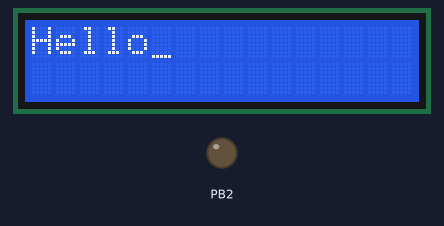
A program run on a simulated ATmega32, built with avr-gcc and emulated at 16 MHz. On the bench: 16×2 character LCD, output pins drawn as LEDs (lit = HIGH). Wiring (inferred from the signals the program sends): character LCD (HD44780): RS PB1; E PB3; data PA4, PA5, PA6, PA7. Pins used as bus, display or sensor lines are not drawn.

Above: at 0.24 s.
At 1.39 s:
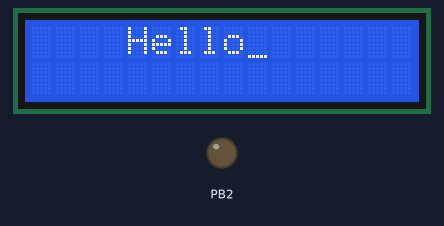
At 2.54 s:
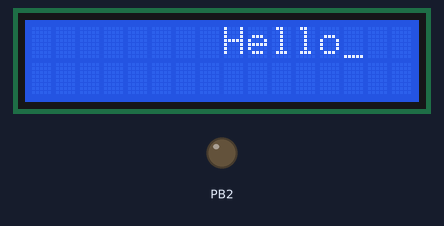
At 4.84 s:
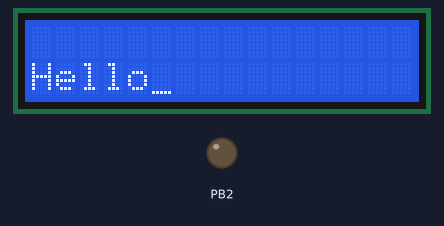
At 7.14 s:
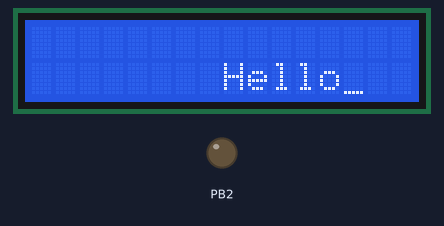
At 9.73 s:
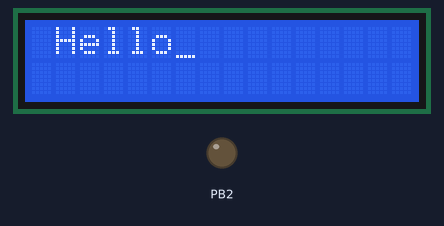

The program:

main.c
```c
#include "Std_Types.h"
#include "LCD_INIT.h"
#include "Dio_Int.h"
#include "Utilities.h"
#include <avr/delay.h>
#include <stdio.h>
#define ArraySize 50
int main(int argc, char **argv) {

	LCD_INIT();
	u8 RowNo = ROW1;
	u8 ColumeNo = COLUME0;

	u8 *ptr = "Hello";


	while (1) {


		while (RowNo == ROW1 && ColumeNo <= COLUME15) {

			RowAndColume_SET(RowNo, ColumeNo);
			LCD_WORD(ptr);
			_delay_ms(250);
			CLEAR_LCD();
			ColumeNo++;

		}

		RowNo = ROW2;
		ColumeNo = COLUME0;

		while (RowNo == ROW2 && ColumeNo <= COLUME15) {
			RowAndColume_SET(RowNo, ColumeNo);
			LCD_WORD(ptr);
			_delay_ms(250);
			CLEAR_LCD();
			ColumeNo++;

		}

		RowNo = ROW1;
		ColumeNo = COLUME0;
	}

}
```

LCD_INIT.h
```c
#ifndef LCD_INIT_H_
#define	LCD_INIT_H_

#include "Std_Types.h"
#include "Dio_Int.h"
#include "Dio_Reg.h"

void LCD_INIT(void);
void LCD_COMMAND(u8 cmd);
void LCD_CHAR(u8 data);
void LCD_WORD(u8 * ptr);
void CLEAR_LCD(void);
void RowAndColume_SET(u8 RowNo, u8 ColumeNo);
#endif
```

LCD_PROG.c
```c
/*
 * LCD_PROG.c
 *
 *  Created on: Sep 25, 2021
 *      Author: ELKHOLY
 */
#ifndef LCD_PROG
#define LCD_PROG

#include "Std_Types.h"
#include "Dio_Int.h"
#include "Dio_Reg.h"
#include "LCD_INIT.h"
#include "avr/delay.h"

void LCD_INIT(void) {
	// set RS, RW, EN
	Dio_SetPinDirection(GroupB, PIN1, OUTPUT);	// RS
	Dio_SetPinDirection(GroupB, PIN2, OUTPUT);	// RW
	Dio_SetPinDirection(GroupB, PIN3, OUTPUT);	// EN

	// set pin data
	Dio_SetPinDirection(GroupA, PIN4, OUTPUT);
	Dio_SetPinDirection(GroupA, PIN5, OUTPUT);
	Dio_SetPinDirection(GroupA, PIN6, OUTPUT);
	Dio_SetPinDirection(GroupA, PIN7, OUTPUT);

	//function set
	_delay_ms(40);

	LCD_COMMAND(0x02); // high
	LCD_COMMAND(0x2B); //

	//display on/off
	_delay_us(40);

	LCD_COMMAND(0x00);
	LCD_COMMAND(0x0E);

	//display clear
	_delay_us(40);

	LCD_COMMAND(0x00);
	LCD_COMMAND(0x01);

	//Enter mode set
	_delay_ms(2);

	LCD_COMMAND(0x00);
	LCD_COMMAND(0x06);

}

void LCD_COMMAND(u8 cmd) {

	Dio_SetPinValue(GroupB, PIN2, LOW); // RW = 0 to write command
	Dio_SetPinValue(GroupB, PIN1, LOW); // RS = 0 to set command

	PORTA = (PORTA & 0x0f) | (cmd & 0xf0);

	Dio_SetPinValue(GroupB, PIN3, HIGH); // EN = 1 to Enable LCD

	_delay_ms(2);

	Dio_SetPinValue(GroupB, PIN3, LOW); // EN = 0 to disable LCD

	PORTA = (PORTA & 0x0f) | (cmd << 4);
	Dio_SetPinValue(GroupB, PIN3, HIGH); // EN = 1 to Enable LCD

	_delay_ms(2);

	Dio_SetPinValue(GroupB, PIN3, LOW); // EN = 0 to disable LCD

}

void LCD_CHAR(u8 data) {

	Dio_SetPinValue(GroupB, PIN1, LOW); // RW = 0 to write data
	Dio_SetPinValue(GroupB, PIN1, HIGH); // RS = 1 to set data

	PORTA = (PORTA & 0x0f) | (data & 0xf0);

	Dio_SetPinValue(GroupB, PIN3, HIGH); // EN = 1 to Enable LCD

	_delay_ms(2);

	Dio_SetPinValue(GroupB, PIN3, LOW); // EN = 0 to disable LCD

	PORTA = (PORTA & 0x0f) | (data << 4);
	Dio_SetPinValue(GroupB, PIN3, HIGH); // EN = 1 to Enable LCD

	_delay_ms(2);

	Dio_SetPinValue(GroupB, PIN3, LOW); // EN = 0 to disable LCD

}

void LCD_WORD(u8 * ptr) {
	u8 i = 0;

	while (ptr[i] != 0) {
		LCD_CHAR(ptr[i++]);

	}
}

void CLEAR_LCD(void) {

	LCD_COMMAND(0x00);
	LCD_COMMAND(0x01);
}

void RowAndColume_SET(u8 RowNo, u8 ColumeNo) {
u8 Location;
if (RowNo == ROW1)
{
	Location = 0x80;
}
else if (RowNo == ROW2)
{
	Location = 0xc0;
}
Location += ColumeNo;

LCD_COMMAND(Location);

}


#endif
```

Utilities.h
```c
#define SET_BIT(num, Bit_num) num |= (1 << Bit_num)
#define CLR_BIT(num, Bit_num) num &=  ~(1 << Bit_num)
#define TOGGLE_BIT(num, Bit_num)   num ^= (1 << Bit_num)
#define GET_BIT(num, Bit_num) (num >> Bit_num) & 1
```

Dio_Int.h
```c
/*
 * Dio_Int.h
 *
 *  Created on: Sep 18, 2021
 *      Author: Mohamed
 */

#ifndef DIO_INT_H_
#define DIO_INT_H_

#include "Std_Types.h"

#define GroupA 0
#define GroupB 1
#define GroupC 2
#define GroupD 3
// pins of ports in AVR
#define PIN0 0
#define PIN1 1
#define PIN2 2
#define PIN3 3
#define PIN4 4
#define PIN5 5
#define PIN6 6
#define PIN7 7

// leds on Kit
#define LED0 0
#define LED1 1
#define LED2 2

//rows of lcd
#define ROW1 1
#define ROW2 2

// columes of lcd
#define COLUME0 0
#define COLUME1 1
#define COLUME2 2
#define COLUME3 3
#define COLUME4 4
#define COLUME5 5
#define COLUME6 6
#define COLUME7 7
#define COLUME8 8
#define COLUME9 9
#define COLUME10 10
#define COLUME11 11
#define COLUME12 12
#define COLUME13 13
#define COLUME14 14
#define COLUME15 15

// pins state
#define INPUT 0
#define OUTPUT 1

// output state
#define HIGH 1
#define LOW 0

// bitwise operation
void Dio_SetPinDirection(u8 GroupNo, u8 PinNo, u8 Direction);
void Dio_SetPinValue(u8 GroupNo, u8 PinNo, u8 Value);
u8 Dio_GetPinValue(u8 GroupNo, u8 PinNo);
u8 Dio_TogglePin(u8 GroupNo, u8 PinNo);

#endif /* DIO_INT_H_ */
```

Dio_Prog.c
```c
/*
 * Dio_Prog.c
 *
 *  Created on: Sep 18, 2021
 *      Author: Mohamed
 */
#include "Std_Types.h"
#include "Dio_Reg.h"
#include "Dio_Int.h"
#include "Utilities.h"

void Dio_SetPinDirection(u8 GroupNo, u8 PinNo, u8 Direction)
{
	if((GroupNo<=GroupD)&&(PinNo<=PIN7))
	{
	if(Direction==INPUT)
	{
		switch(GroupNo)
		{
		case GroupA: CLR_BIT(DDRA, PinNo); break;
		case GroupB: CLR_BIT(DDRB, PinNo); break;
		case GroupC: CLR_BIT(DDRC, PinNo); break;
		case GroupD: CLR_BIT(DDRD, PinNo); break;
		}
	}
	if(Direction==OUTPUT)
	{
		switch(GroupNo)
		{
		case GroupA: SET_BIT(DDRA, PinNo); break;
		case GroupB: SET_BIT(DDRB, PinNo); break;
		case GroupC: SET_BIT(DDRC, PinNo); break;
		case GroupD: SET_BIT(DDRD, PinNo); break;
		}
	}
	}
	else
	{
		//not reachable
	}

}
void Dio_SetPinValue(u8 GroupNo, u8 PinNo, u8 Value)
{
	if(Value==LOW)
		{
			switch(GroupNo)
			{
			case GroupA: CLR_BIT(PORTA, PinNo); break;
			case GroupB: CLR_BIT(PORTB, PinNo); break;
			case GroupC: CLR_BIT(PORTC, PinNo); break;
			case GroupD: CLR_BIT(PORTD, PinNo); break;
			}
		}
		if(Value==HIGH)
		{
			switch(GroupNo)
			{
			case GroupA: SET_BIT(PORTA, PinNo); break;
			case GroupB: SET_BIT(PORTB, PinNo); break;
			case GroupC: SET_BIT(PORTC, PinNo); break;
			case GroupD: SET_BIT(PORTD, PinNo); break;
			}
		}
}
u8 Dio_GetPinValue(u8 GroupNo, u8 PinNo)
{
	u8 ret_value;
	switch(GroupNo)
	{
	case GroupA: ret_value=GET_BIT(PINA, PinNo); break;
	case GroupB: ret_value=GET_BIT(PINB, PinNo); break;
	case GroupC: ret_value=GET_BIT(PINC, PinNo); break;
	case GroupD: ret_value=GET_BIT(PIND, PinNo); break;
	}

return ret_value;
}
```

Dio_Reg.h
```c
#define PORTA *((volatile u8 *)0x3B)
#define DDRA *((volatile u8 *)0x3A)
#define PINA *((volatile u8 *)0x39)

#define PORTB *((volatile u8 *)0x38)
#define DDRB *((volatile u8 *)0x37)
#define PINB *((volatile u8 *)0x36)

#define PORTC *((volatile u8 *)0x35)
#define DDRC *((volatile u8 *)0x34)
#define PINC *((volatile u8 *)0x33)

#define PORTD *((volatile u8 *)0x32)
#define DDRD *((volatile u8 *)0x31)
#define PIND *((volatile u8 *)0x30)
```

Std_Types.h
```c
#ifndef std
#define std
//unsigned :

typedef unsigned char u8;
typedef unsigned short int u16;
typedef unsigned long int u32;
typedef unsigned long long int u64;

//signed :

typedef signed char s8;
typedef signed short int s16;
typedef signed long int s32;
typedef signed long long int s64;

//float :
typedef float f32;
typedef double f64;
typedef long double f128;

#endif
```

Measured:
- by itself, everything shown: repeats every 9.2 s, in 32 steps
